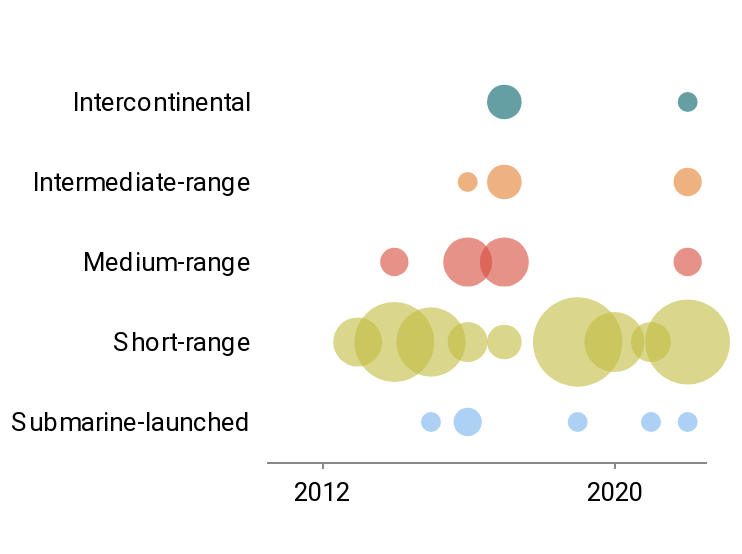

Notebook code for this chart:
### Code cell
circles = (
    alt.Chart(missile_total_all[missile_total_all["year"] >= "2011"])
    .mark_circle(opacity=0.6, stroke="#1a1a1a", strokeWidth=0)
    .encode(
        alt.X(
            "year:O",
            axis=alt.Axis(
                values=[
                    # "1960",
                    # "1970",
                    "1980",
                    "1990",
                    "2000",
                    "2010",
                    "2012",
                    # "2015",
                    # "2018",
                    "2020",
                ],
            ),
            title=" ",
        ),
        alt.Y("missle_type_desc:N", title=" "),
        alt.Size(
            "count:Q",
            title="Missile count",
            scale=alt.Scale(range=[0, 2000]),
            legend=None,
        ),
        alt.Color("missile_type:N", legend=None),
    )
)

# text = (
#     alt.Chart(missile_total_all[missile_total_all["year"] == "2022"])
#     .mark_text(dx=0, dy=0, color="white")
#     .encode(
#         x=alt.X("year:O", stack="zero"),
#         y=alt.Y("missle_type_desc:O"),
#         text=alt.Text("count:Q"),
#     )
# )

(circles).configure_legend(
    symbolType="circle",
    orient="top",
    symbolFillColor="#e6e6e6",
    symbolStrokeColor="#e6e6e6",
).properties(
    width=220,
    height=200,
    title="",
)

### Figure 1 — Vega-Lite specification as saved in the notebook (floating-point values rounded to 4 significant figures)
{"config": {"view": {"width": 800, "height": 450, "strokeOpacity": 0}, "background": "#ffffff", "title": {"anchor": "start", "font": "Summit Sans", "fontColor": "palette[\"black\"]", "fontSize": 18, "fontWeight": "normal"}, "arc": {"fill": "#00d4d8"}, "area": {"fill": "#00d4d8"}, "line": {"stroke": "#00d4d8", "strokeWidth": 3}, "path": {"stroke": "#00d4d8"}, "rect": {"fill": "#00d4d8"}, "shape": {"stroke": "#00d4d8"}, "bar": {"fill": "#00d4d8"}, "point": {"stroke": "#00d4d8"}, "symbol": {"fill": "#00d4d8", "size": 30}, "axis": {"titleFont": "Roboto", "titleFontSize": 15, "titleFontWeight": "normal", "labelFont": "Roboto, sans", "labelFontSize": 13, "labelFontWeight": "normal"}, "axisX": {"labelAngle": 0, "labelPadding": 6, "tickSize": 3, "grid": false}, "axisY": {"labelBaseline": "middle", "maxExtent": 45, "minExtent": 45, "titleAlign": "left", "titleAngle": 0, "titleX": -45, "titleY": -11, "domainOpacity": 0, "gridWidth": 0.6, "gridColor": "#dddddd", "offset": 6, "tickSize": 0, "titleColor": "#767676"}, "legend": {"titleFont": "Roboto", "titleFontSize": 15, "titleFontWeight": "normal", "symbolType": "circle", "labelFont": "Roboto, sans", "labelFontSize": 13, "orient": "top", "symbolFillColor": "#e6e6e6", "symbolStrokeColor": "#e6e6e6"}, "range": {"category": ["#005f66", "#e37e2d", "#d64a3b", "#76b0ef", "#c1bc40"], "diverging": ["#e68a4f", "#f4bb6a", "#f9e39c", "#dadfe2", "#a6b7c6", "#849eae"], "heatmap": ["#7ff6f6", "#00eeef", "#00d4d8", "#00abb2", "#00848b", "#fbf2c7", "#00363d"], "ordinal": ["#7ff6f6", "#00eeef", "#00d4d8", "#00abb2", "#00848b", "#fbf2c7", "#00363d"], "ramp": ["#7ff6f6", "#00eeef", "#00d4d8", "#00abb2", "#00848b", "#fbf2c7", "#00363d"]}}, "data": {"name": "data-acd13c982b0a166ec2b53e8b5bea40b5"}, "mark": {"type": "circle", "opacity": 0.6, "stroke": "#1a1a1a", "strokeWidth": 0}, "encoding": {"color": {"field": "missile_type", "legend": null, "type": "nominal"}, "size": {"field": "count", "legend": null, "scale": {"range": [0, 2000]}, "title": "Missile count", "type": "quantitative"}, "x": {"axis": {"values": ["1980", "1990", "2000", "2010", "2012", "2020"]}, "field": "year", "title": " ", "type": "ordinal"}, "y": {"field": "missle_type_desc", "title": " ", "type": "nominal"}}, "height": 200, "title": "", "width": 220, "$schema": "https://vega.github.io/schema/vega-lite/v4.17.0.json", "datasets": {"data-acd13c982b0a166ec2b53e8b5bea40b5": [{"year": "2011", "missile_type": "IRBM", "missle_type_desc": "Intermediate-range", "count": 0.0}, {"year": "2012", "missile_type": "IRBM", "missle_type_desc": "Intermediate-range", "count": 0.0}, {"year": "2013", "missile_type": "IRBM", "missle_type_desc": "Intermediate-range", "count": 0.0}, {"year": "2014", "missile_type": "IRBM", "missle_type_desc": "Intermediate-range", "count": 0.0}, {"year": "2015", "missile_type": "IRBM", "missle_type_desc": "Intermediate-range", "count": 0.0}, {"year": "2016", "missile_type": "IRBM", "missle_type_desc": "Intermediate-range", "count": 1.0}, {"year": "2017", "missile_type": "IRBM", "missle_type_desc": "Intermediate-range", "count": 3.0}, {"year": "2018", "missile_type": "IRBM", "missle_type_desc": "Intermediate-range", "count": 0.0}, {"year": "2019", "missile_type": "IRBM", "missle_type_desc": "Intermediate-range", "count": 0.0}, {"year": "2020", "missile_type": "IRBM", "missle_type_desc": "Intermediate-range", "count": 0.0}, {"year": "2021", "missile_type": "IRBM", "missle_type_desc": "Intermediate-range", "count": 0.0}, {"year": "2022", "missile_type": "IRBM", "missle_type_desc": "Intermediate-range", "count": 2.0}, {"year": "2011", "missile_type": "MRBM", "missle_type_desc": "Medium-range", "count": 0.0}, {"year": "2012", "missile_type": "MRBM", "missle_type_desc": "Medium-range", "count": 0.0}, {"year": "2013", "missile_type": "MRBM", "missle_type_desc": "Medium-range", "count": 0.0}, {"year": "2014", "missile_type": "MRBM", "missle_type_desc": "Medium-range", "count": 2.0}, {"year": "2015", "missile_type": "MRBM", "missle_type_desc": "Medium-range", "count": 0.0}, {"year": "2016", "missile_type": "MRBM", "missle_type_desc": "Medium-range", "count": 6.0}, {"year": "2017", "missile_type": "MRBM", "missle_type_desc": "Medium-range", "count": 6.0}, {"year": "2018", "missile_type": "MRBM", "missle_type_desc": "Medium-range", "count": 0.0}, {"year": "2019", "missile_type": "MRBM", "missle_type_desc": "Medium-range", "count": 0.0}, {"year": "2020", "missile_type": "MRBM", "missle_type_desc": "Medium-range", "count": 0.0}, {"year": "2021", "missile_type": "MRBM", "missle_type_desc": "Medium-range", "count": 0.0}, {"year": "2022", "missile_type": "MRBM", "missle_type_desc": "Medium-range", "count": 2.0}, {"year": "2011", "missile_type": "SRBM", "missle_type_desc": "Short-range", "count": 0.0}, {"year": "2012", "missile_type": "SRBM", "missle_type_desc": "Short-range", "count": 0.0}, {"year": "2013", "missile_type": "SRBM", "missle_type_desc": "Short-range", "count": 6.0}, {"year": "2014", "missile_type": "SRBM", "missle_type_desc": "Short-range", "count": 16.0}, {"year": "2015", "missile_type": "SRBM", "missle_type_desc": "Short-range", "count": 12.0}, {"year": "2016", "missile_type": "SRBM", "missle_type_desc": "Short-range", "count": 4.0}, {"year": "2017", "missile_type": "SRBM", "missle_type_desc": "Short-range", "count": 3.0}, {"year": "2018", "missile_type": "SRBM", "missle_type_desc": "Short-range", "count": 0.0}, {"year": "2019", "missile_type": "SRBM", "missle_type_desc": "Short-range", "count": 20.0}, {"year": "2020", "missile_type": "SRBM", "missle_type_desc": "Short-range", "count": 9.0}, {"year": "2021", "missile_type": "SRBM", "missle_type_desc": "Short-range", "count": 4.0}, {"year": "2022", "missile_type": "SRBM", "missle_type_desc": "Short-range", "count": 18.0}, {"year": "2011", "missile_type": "SLBM", "missle_type_desc": "Submarine-launched", "count": 0.0}, {"year": "2012", "missile_type": "SLBM", "missle_type_desc": "Submarine-launched", "count": 0.0}, {"year": "2013", "missile_type": "SLBM", "missle_type_desc": "Submarine-launched", "count": 0.0}, {"year": "2014", "missile_type": "SLBM", "missle_type_desc": "Submarine-launched", "count": 0.0}, {"year": "2015", "missile_type": "SLBM", "missle_type_desc": "Submarine-launched", "count": 1.0}, {"year": "2016", "missile_type": "SLBM", "missle_type_desc": "Submarine-launched", "count": 2.0}, {"year": "2017", "missile_type": "SLBM", "missle_type_desc": "Submarine-launched", "count": 0.0}, {"year": "2018", "missile_type": "SLBM", "missle_type_desc": "Submarine-launched", "count": 0.0}, {"year": "2019", "missile_type": "SLBM", "missle_type_desc": "Submarine-launched", "count": 1.0}, {"year": "2020", "missile_type": "SLBM", "missle_type_desc": "Submarine-launched", "count": 0.0}, {"year": "2021", "missile_type": "SLBM", "missle_type_desc": "Submarine-launched", "count": 1.0}, {"year": "2022", "missile_type": "SLBM", "missle_type_desc": "Submarine-launched", "count": 1.0}, {"year": "2011", "missile_type": "ICBM", "missle_type_desc": "Intercontinental", "count": 0.0}, {"year": "2012", "missile_type": "ICBM", "missle_type_desc": "Intercontinental", "count": 0.0}, {"year": "2013", "missile_type": "ICBM", "missle_type_desc": "Intercontinental", "count": 0.0}, {"year": "2014", "missile_type": "ICBM", "missle_type_desc": "Intercontinental", "count": 0.0}, {"year": "2015", "missile_type": "ICBM", "missle_type_desc": "Intercontinental", "count": 0.0}, {"year": "2016", "missile_type": "ICBM", "missle_type_desc": "Intercontinental", "count": 0.0}, {"year": "2017", "missile_type": "ICBM", "missle_type_desc": "Intercontinental", "count": 3.0}, {"year": "2018", "missile_type": "ICBM", "missle_type_desc": "Intercontinental", "count": 0.0}, {"year": "2019", "missile_type": "ICBM", "missle_type_desc": "Intercontinental", "count": 0.0}, {"year": "2020", "missile_type": "ICBM", "missle_type_desc": "Intercontinental", "count": 0.0}, {"year": "2021", "missile_type": "ICBM", "missle_type_desc": "Intercontinental", "count": 0.0}, {"year": "2022", "missile_type": "ICBM", "missle_type_desc": "Intercontinental", "count": 1.0}]}}
